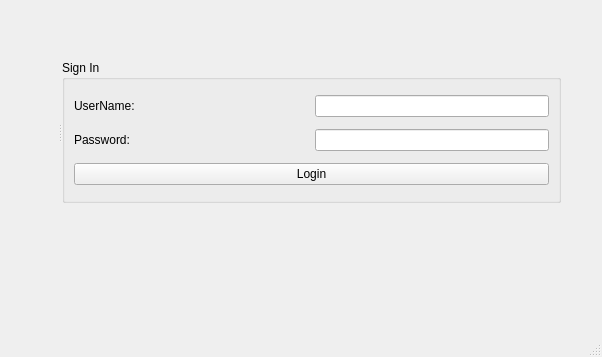
<?xml version="1.0" encoding="UTF-8"?>
<ui version="4.0">
 <class>MainWindow</class>
 <widget class="QMainWindow" name="MainWindow">
  <property name="geometry">
   <rect>
    <x>0</x>
    <y>0</y>
    <width>602</width>
    <height>357</height>
   </rect>
  </property>
  <property name="windowTitle">
   <string>MainWindow</string>
  </property>
  <widget class="QWidget" name="centralwidget">
   <widget class="QSplitter" name="splitter">
    <property name="geometry">
     <rect>
      <x>40</x>
      <y>60</y>
      <width>521</width>
      <height>143</height>
     </rect>
    </property>
    <property name="orientation">
     <enum>Qt::Horizontal</enum>
    </property>
    <widget class="QLabel" name="label_loginPic">
     <property name="text">
      <string/>
     </property>
    </widget>
    <widget class="QGroupBox" name="groupBox">
     <property name="sizePolicy">
      <sizepolicy hsizetype="Maximum" vsizetype="Preferred">
       <horstretch>0</horstretch>
       <verstretch>0</verstretch>
      </sizepolicy>
     </property>
     <property name="title">
      <string>Sign In</string>
     </property>
     <layout class="QVBoxLayout" name="verticalLayout">
      <item>
       <layout class="QHBoxLayout" name="horizontalLayout">
        <item>
         <widget class="QLabel" name="label_userName">
          <property name="text">
           <string>UserName:</string>
          </property>
         </widget>
        </item>
        <item>
         <widget class="QLineEdit" name="lineEdit_userName">
          <property name="sizePolicy">
           <sizepolicy hsizetype="Preferred" vsizetype="Fixed">
            <horstretch>0</horstretch>
            <verstretch>0</verstretch>
           </sizepolicy>
          </property>
         </widget>
        </item>
       </layout>
      </item>
      <item>
       <layout class="QHBoxLayout" name="horizontalLayout_2">
        <item>
         <widget class="QLabel" name="label_password">
          <property name="text">
           <string>Password:</string>
          </property>
         </widget>
        </item>
        <item>
         <widget class="QLineEdit" name="lineEdit_password">
          <property name="sizePolicy">
           <sizepolicy hsizetype="Preferred" vsizetype="Fixed">
            <horstretch>0</horstretch>
            <verstretch>0</verstretch>
           </sizepolicy>
          </property>
          <property name="echoMode">
           <enum>QLineEdit::Password</enum>
          </property>
         </widget>
        </item>
       </layout>
      </item>
      <item>
       <widget class="QPushButton" name="pushButton_login">
        <property name="sizePolicy">
         <sizepolicy hsizetype="Preferred" vsizetype="Fixed">
          <horstretch>0</horstretch>
          <verstretch>0</verstretch>
         </sizepolicy>
        </property>
        <property name="text">
         <string>Login</string>
        </property>
       </widget>
      </item>
     </layout>
    </widget>
   </widget>
  </widget>
  <widget class="QMenuBar" name="menubar">
   <property name="geometry">
    <rect>
     <x>0</x>
     <y>0</y>
     <width>602</width>
     <height>24</height>
    </rect>
   </property>
  </widget>
  <widget class="QStatusBar" name="statusbar"/>
 </widget>
 <resources/>
 <connections/>
</ui>
